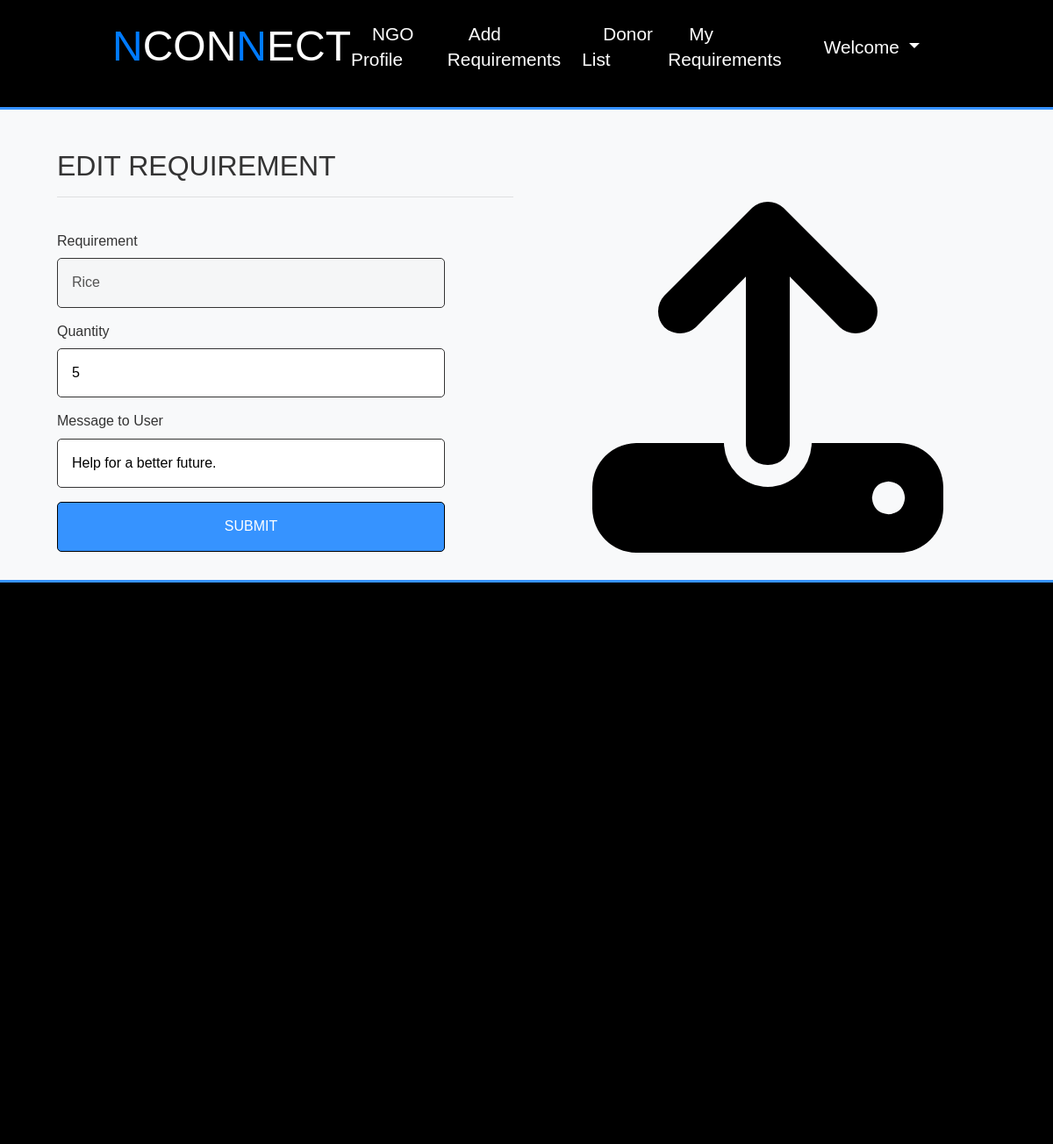
The app's page /ngo_edit_requirement/13/ (signed in) with its own data.
### NGO_App/models.py (models this page shows, shortened)
class NgoRequirements(models.Model):
    ngo = models.ForeignKey(NGOProfile,on_delete=models.CASCADE)
    requirement= models.CharField(max_length=60,null=False)
    quantity=models.IntegerField(null=False)
    message=models.CharField(max_length=300)

### NGO_App/views.py (the view, shortened to what this page needs)
# urls.py: path('ngo_edit_requirement/<int:pid>/',ngo_edit_requirement,name="ngo_edit_requirement"),
def ngo_edit_requirement(request,pid):
    if not request.user.is_authenticated:
        return redirect('ngo_login')
    error=""
    ngo_req=NgoRequirements.objects.get(id=pid)
    ngo=NGOProfile.objects.filter(id=ngo_req.ngo.id).first()
    if request.method=="GET":
        d={'ngo_req':ngo_req,'ngo_details':ngo,'error':error}
        return render(request,"ngo_edit_requirement.html",d)

### NGO_App/templates/ngo_edit_requirement.html (shortened to what this page needs)
{% extends 'ngo_navigation.html' %}
{% load static %}
{% block  user_body %}
<section id="signup">
  <div class="bg-light">
    <br><br>
    <div class="container">
      <div class="row">
        <div class="col-sm-6">
          <h2>EDIT REQUIREMENT</h2>
          <hr>
          <div class="form-container">
            <br>
            <div class="form-box">
              <form method="post" enctype="multipart/form-data">
                <div class="form-group">
                  <label for="requirement">Requirement</label><br>
                  <input id="requirement" type="text" name="requirement" value="{{ngo_req.requirement}}" disabled ><br>
                </div>
                <div class="form-group">
                  <label for="quantity">Quantity</label><br>
                  <input id='quantity' type="number" min='0' placeholder="Enter the Quantity here" name="quantity" value="{{ngo_req.quantity}}"><br>
                </div>
                <div class="form-group">
                  <label for="message">Message to User</label>
                    <input id="message" type="textarea" name="message" placeholder="Enter message for the donor" value="{{ngo_req.message}}">
                    <br>
                </div>
                <button class='text-center signup-btn' type="submit" name="submit">SUBMIT</button>
              </form>
            </div>
          </div>
        </div>
        <div class="col-sm-6">
            <center>
              <br><br>
              <i class="fa fa-upload" style="font-size:400px;padding-top: 15px;color: black;"></i>
            </center>
        </div>
      </div>
    </div>
  </div>
</section>
{% endblock %}

### NGO_App/static/css/full.css (style rules this page uses)
* { margin:0; padding: 0; box-sizing: border-box; scroll-behavior: smooth; }
body { font-family: Arial, sans-serif; line-height: 1.4; color: #fff; overflow-x: scroll; }
.container { max-width: 1100px; margin: auto; }
.bg-light { background: #f4f4f4; color: #333; }
#signup .signup-btn { width: 85%; display: inline-block; padding: 1rem 2rem; border: 1px solid black; border-radius: 5px; font-size: 1rem; background: #3693FF; color: #fff; margin-bottom: 2rem; cursor: pointer; transition: 0.25s; }
#signup .form-group input, #signup .form-group textarea { width: 85%; font-size: 1rem; padding: 1rem; border: 0.5px solid #333; border-radius: 5px; }

### records on screen
NgoRequirements: requirement "Rice", quantity "5", message "Help for a better future."
